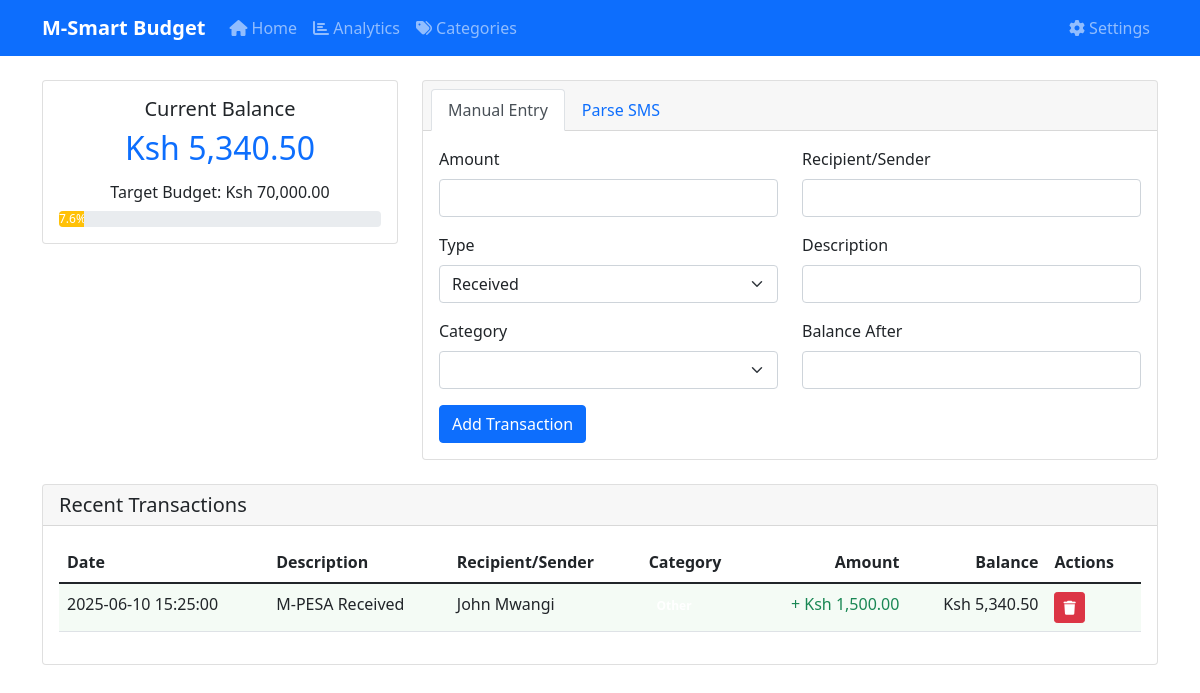
The app's page /, older data.
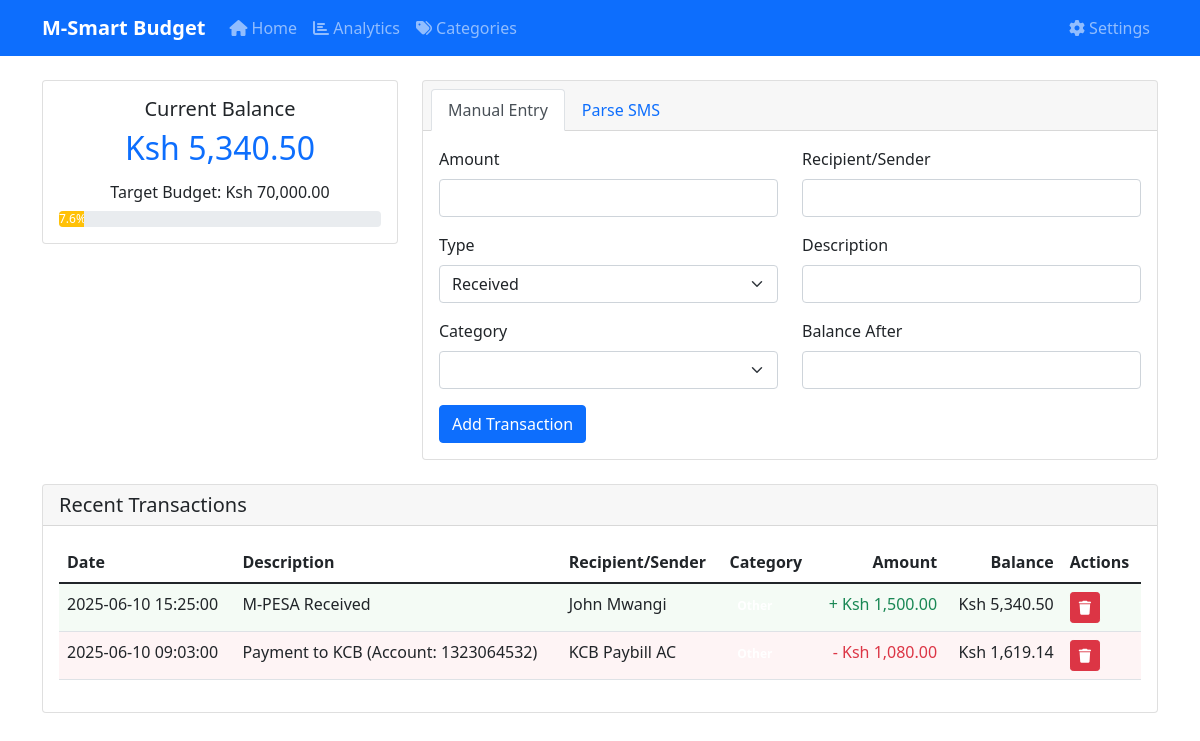
The same page, newer data.
### tables this page shows
CREATE TABLE transactions (
            id INTEGER PRIMARY KEY AUTOINCREMENT,
            amount REAL,
            type TEXT,
            recipient TEXT,
            description TEXT,
            date TEXT,
            balance REAL
        , created_at TIMESTAMP);

### app.py (the view)
@app.route('/')
def index():
    with closing(get_db_connection()) as conn:
        c = conn.cursor()
        c.execute('''
            SELECT t.*, c.name as category_name, c.color
            FROM transactions t
            LEFT JOIN categories c ON t.category_id = c.id
            ORDER BY datetime(t.date) DESC
            LIMIT 50
        ''')
        transactions = c.fetchall()
        current_balance = 0
        if transactions:
            current_balance = transactions[0]['balance']
        c.execute("SELECT target_budget FROM user_settings WHERE id = 1")
        settings_row = c.fetchone()
        target_budget = settings_row['target_budget'] if settings_row and settings_row['target_budget'] else None
        c.execute("SELECT * FROM categories ORDER BY name")
        categories = c.fetchall()
        c.execute('''
            SELECT c.id, c.name, c.color, bg.monthly_limit,
                   COALESCE(SUM(CASE WHEN t.type IN ('paid', 'sent')
                                    AND strftime('%Y-%m', t.date) = strftime('%Y-%m', 'now')
                                    THEN t.amount ELSE 0 END), 0) as spent
            FROM categories c
            LEFT JOIN budget_goals bg ON c.id = bg.category_id
            LEFT JOIN transactions t ON t.category_id = c.id
            GROUP BY c.id, c.name, c.color, bg.monthly_limit
            HAVING bg.monthly_limit IS NOT NULL
        ''')
        budget_goals = c.fetchall()
    return render_template('index.html',
                         transactions=transactions,
                         current_balance=current_balance,
                         target_budget=target_budget,
                         categories=categories,
                         budget_goals=budget_goals)

### app.py (called while the page is built)
def get_db_connection():
    conn = sqlite3.connect(DB_NAME)
    conn.row_factory = sqlite3.Row
    return conn

### templates/index.html (shortened to what the changed rows need)
{% extends "base.html" %}
{% block content %}
<div class="row">
    <div class="col-md-4 mb-4">
        <div class="card">
            <div class="card-body text-center">
                <h5 class="card-title">Current Balance</h5>
                <h2 class="text-primary">Ksh {{ "{:,.2f}".format(current_balance) }}</h2>
                {% if target_budget %}
                <div class="mt-3">
                    <h6>Target Budget: Ksh {{ "{:,.2f}".format(target_budget) }}</h6>
                    <div class="progress mt-2">
                        {% set progress = (current_balance / target_budget * 100) if target_budget > 0 else 0 %}
                    </div>
                </div>
                {% endif %}
            </div>
        </div>
    </div>
</div>
<div class="card">
    <div class="card-body">
        <div class="table-responsive">
            <table class="table table-hover">
                <thead>
                    <tr>
                        <th>Date</th>
                        <th>Description</th>
                        <th>Recipient/Sender</th>
                        <th>Category</th>
                        <th class="text-end">Amount</th>
                        <th class="text-end">Balance</th>
                        <th>Actions</th>
                    </tr>
                </thead>
                <tbody>
                    {% for transaction in transactions %}
                    <tr class="transaction-{{ 'income' if transaction.type == 'received' else 'expense' }}">
                        <td>{{ transaction.date }}</td>
                        <td>{{ transaction.description }}</td>
                        <td>{{ transaction.recipient }}</td>
                        <td>
                            <span class="badge" style="background-color: {{ transaction.color }}; color: white">
                            </span>
                        </td>
                        <td class="text-end {{ 'text-success' if transaction.type == 'received' else 'text-danger' }}">
                            {{ '+' if transaction.type == 'received' else '-' }} Ksh {{ "{:,.2f}".format(transaction.amount) }}
                        </td>
                        <td class="text-end">Ksh {{ "{:,.2f}".format(transaction.balance) }}</td>
                        <td>
                            <form method="POST" action="{{ url_for('delete_transaction', transaction_id=transaction.id) }}"
                                  onsubmit="return confirm('Delete this transaction?')" style="display: inline;">
                                <button type="submit" class="btn btn-sm btn-danger">
                                    <i class="fas fa-trash"></i>
                                </button>
                            </form>
                        </td>
                    </tr>
                    {% endfor %}
                </tbody>
            </table>
        </div>
    </div>
</div>
{% endblock %}

Row changes from the older to the newer data that the page shows:
added transactions: type "-", amount "1,080.00", balance "1,619.14"
